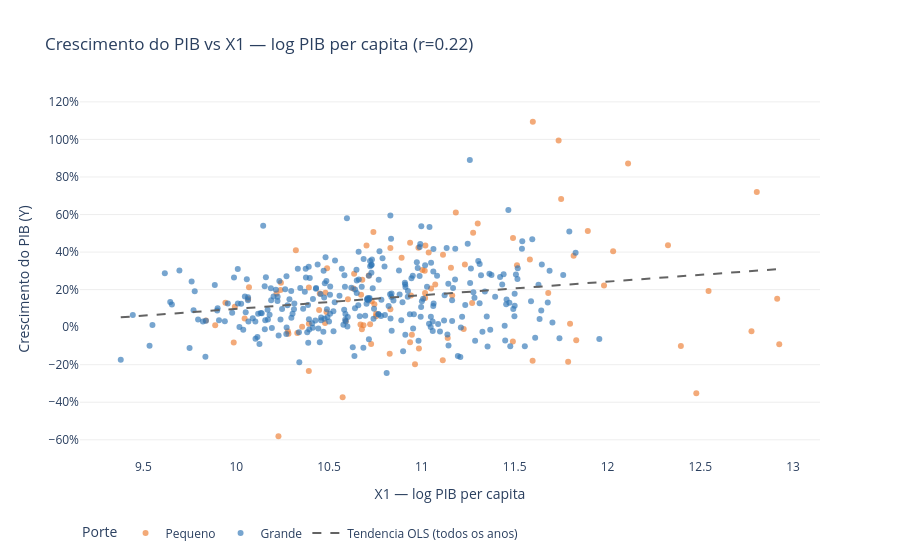
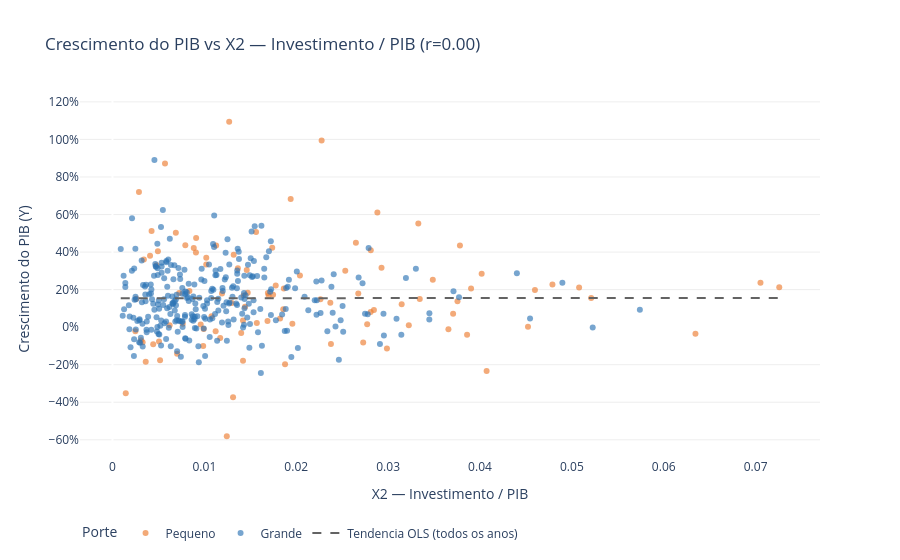

Here is the notebook cell these charts were saved with, in order:
### Code cell
# Scatter: Y vs X1 (log PIB per capita), X2 (investimento/PIB), X7 (distancia capital)
base_sc2 = base.copy()
base_sc2["Porte"] = base_sc2["dummy_pequeno_municipio"].map({0: "Grande", 1: "Pequeno"})

VARS_SCATTER = [
    ("log_pib_per_capita",  "X1 — log PIB per capita"),
    ("investimento_pib",    "X2 — Investimento / PIB"),
    ("distancia_capital_km","X7 — Distancia da capital (km)"),
]

for xvar, xlabel in VARS_SCATTER:
    df_plot = base_sc2.dropna(subset=[xvar, "crescimento_pib"])
    coef = np.polyfit(df_plot[xvar].values, df_plot["crescimento_pib"].values, 1)
    x_rng = np.linspace(df_plot[xvar].min(), df_plot[xvar].max(), 120)
    y_rng = np.polyval(coef, x_rng)
    r = np.corrcoef(df_plot[xvar].values, df_plot["crescimento_pib"].values)[0, 1]

    fig_sc = px.scatter(
        df_plot,
        x=xvar, y="crescimento_pib",
        color="Porte",
        opacity=0.65,
        color_discrete_map={"Grande": "#2E75B6", "Pequeno": "#ED7D31"},
        hover_name="municipio",
        hover_data={"ano": True, xvar: ":.3f", "crescimento_pib": ":.3f", "Porte": False},
        title=f"Crescimento do PIB vs {xlabel} (r={r:.2f})",
        labels={xvar: xlabel, "crescimento_pib": "Crescimento PIB (Y)"},
    )
    fig_sc.add_scatter(
        x=x_rng, y=y_rng,
        mode="lines", name="Tendencia OLS (todos os anos)",
        line=dict(color="#636363", width=2, dash="dash"),
    )
    fig_sc.update_yaxes(tickformat=".0%", gridcolor="#eeeeee")
    fig_sc.update_layout(
        plot_bgcolor="white",
        legend=dict(orientation="h", yanchor="bottom", y=-0.25, xanchor="left", x=0),
        yaxis_title="Crescimento do PIB (Y)",
        xaxis_title=xlabel,
    )
    fig_sc.show()

### Figure 1 — Plotly figure (JSON) as saved in the notebook; plotly's stock layout.template omitted (floating-point values rounded to 4 significant figures; data arrays with more than 128 entries replaced by an {"elided": "..."} marker saying what was removed)
{"data": [{"customdata": {"elided": "100x2 mixed values"}, "hovertemplate": "<b>%{hovertext}</b><br><br>X1 — log PIB per capita=%{x:.3f}<br>Crescimento PIB (Y)=%{y:.3f}<br>ano=%{customdata[0]}<extra></extra>", "hovertext": ["Alcinópolis", "Bandeirantes", "Caracol", "Corguinho", "Douradina", "Figueirão", "Inocência", "Jaraguari", "Jateí", "Juti", "Laguna Carapã", "Novo Horizonte do Sul", "Paraíso das Águas", "Pedro Gomes", "Rio Negro", "Rochedo", "Santa Rita do Pardo", "Selvíria", "Taquarussu", "Vicentina", "Alcinópolis", "Bandeirantes", "Caracol", "Corguinho", "Douradina", "Figueirão", "Inocência", "Jaraguari", "Jateí", "Juti", "Laguna Carapã", "Novo Horizonte do Sul", "Paraíso das Águas", "Pedro Gomes", "Rio Negro", "Rochedo", "Santa Rita do Pardo", "Selvíria", "Taquarussu", "Vicentina", "Alcinópolis", "Bandeirantes", "Caracol", "Corguinho", "Douradina", "Figueirão", "Inocência", "Jaraguari", "Jateí", "Juti", "Laguna Carapã", "Novo Horizonte do Sul", "Paraíso das Águas", "Pedro Gomes", "Rio Negro", "Rochedo", "Santa Rita do Pardo", "Selvíria", "Taquarussu", "Vicentina", "Alcinópolis", "Bandeirantes", "Caracol", "Corguinho", "Douradina", "Figueirão", "Inocência", "Jaraguari", "Jateí", "Juti", "Laguna Carapã", "Novo Horizonte do Sul", "Paraíso das Águas", "Pedro Gomes", "Rio Negro", "Rochedo", "Santa Rita do Pardo", "Selvíria", "Taquarussu", "Vicentina", "Alcinópolis", "Bandeirantes", "Caracol", "Corguinho", "Douradina", "Figueirão", "Inocência", "Jaraguari", "Jateí", "Juti", "Laguna Carapã", "Novo Horizonte do Sul", "Paraíso das Águas", "Pedro Gomes", "Rio Negro", "Rochedo", "Santa Rita do Pardo", "Selvíria", "Taquarussu", "Vicentina"], "legendgroup": "Pequeno", "marker": {"color": "#ED7D31", "opacity": 0.65, "symbol": "circle"}, "mode": "markers", "name": "Pequeno", "orientation": "v", "showlegend": true, "type": "scatter", "x": [10.35, 10.94, 9.887, 9.837, 9.986, 10.45, 11.04, 10.23, 11.23, 10.67, 11.11, 10.75, 11.8, 10.28, 9.992, 10.39, 10.39, 12.78, 10.33, 10.69, 10.7, 11.28, 10.07, 9.942, 10.32, 10.63, 10.57, 10.49, 11.51, 11.02, 11.49, 11.11, 11.98, 10.45, 10.05, 10.71, 10.64, 12.91, 10.74, 10.75, 10.68, 11.58, 10.24, 10.06, 10.48, 10.74, 10.89, 10.83, 11.68, 11.16, 11.89, 11.27, 12.33, 10.48, 10.22, 10.72, 10.98, 12.48, 10.83, 11.02, 11.07, 11.82, 10.68, 10.28, 10.59, 10.73, 10.94, 11.6, 11.6, 10.96, 11.79, 10.95, 12.54, 10.94, 10.39, 11.18, 10.98, 12.8, 10.73, 10.83, 11.16, 11.83, 10.6, 10.24, 10.67, 11.02, 11.74, 11.49, 12.11, 11.23, 12.03, 11.75, 12.4, 11.02, 10.49, 11.14, 11.3, 12.93, 11.0, 11.05], "xaxis": "x", "y": [0.001584, -0.08058, 0.0101, 0.03487, -0.0818, 0.09159, 0.3974, -0.5817, -0.009587, 0.01461, -0.1758, 0.05762, 0.01859, -0.02185, 0.1086, 0.01763, -0.2341, -0.02158, -0.03086, 0.01075, 0.4344, 0.5033, 0.2125, 0.1306, 0.4096, 0.2057, -0.3728, 0.3136, 0.3304, 0.4345, 0.4754, 0.3851, 0.2222, 0.1792, 0.04583, 0.2751, 0.2844, 0.1508, 0.5068, 0.07196, -0.01173, 0.3605, 0.1976, 0.1497, 0.1827, 0.1224, 0.3698, 0.4212, 0.1816, 0.168, 0.5118, 0.1293, 0.4357, 0.02182, 0.179, 0.01566, 0.4224, -0.3519, 0.09581, 0.3004, 0.2271, 0.3804, 0.2525, -0.03499, 0.03305, 0.1376, 0.1681, 1.095, -0.1789, -0.1974, -0.1842, -0.04034, 0.192, 0.4501, 0.2109, 0.6112, -0.1134, 0.7206, -0.08927, -0.1421, 0.3167, -0.07012, 0.1482, 0.2363, 0.1728, 0.1555, 0.9948, -0.07648, 0.8723, 0.334, 0.405, 0.6833, -0.1008, 0.1818, 0.08061, -0.05728, 0.5527, -0.09138, 0.3043, 0.2062], "yaxis": "y"}, {"customdata": {"elided": "295x2 mixed values"}, "hovertemplate": "<b>%{hovertext}</b><br><br>X1 — log PIB per capita=%{x:.3f}<br>Crescimento PIB (Y)=%{y:.3f}<br>ano=%{customdata[0]}<extra></extra>", "hovertext": {"elided": "295 str values"}, "legendgroup": "Grande", "marker": {"color": "#2E75B6", "opacity": 0.65, "symbol": "circle"}, "mode": "markers", "name": "Grande", "orientation": "v", "showlegend": true, "type": "scatter", "x": {"elided": "295 float values"}, "xaxis": "x", "y": {"elided": "295 float values"}, "yaxis": "y"}, {"line": {"color": "#636363", "dash": "dash", "width": 2}, "mode": "lines", "name": "Tendencia OLS (todos os anos)", "type": "scatter", "x": [9.378, 9.408, 9.437, 9.467, 9.497, 9.527, 9.557, 9.586, 9.616, 9.646, 9.676, 9.706, 9.736, 9.765, 9.795, 9.825, 9.855, 9.885, 9.914, 9.944, 9.974, 10.0, 10.03, 10.06, 10.09, 10.12, 10.15, 10.18, 10.21, 10.24, 10.27, 10.3, 10.33, 10.36, 10.39, 10.42, 10.45, 10.48, 10.51, 10.54, 10.57, 10.6, 10.63, 10.66, 10.69, 10.72, 10.75, 10.78, 10.81, 10.84, 10.87, 10.9, 10.93, 10.96, 10.99, 11.02, 11.05, 11.08, 11.11, 11.14, 11.17, 11.2, 11.23, 11.26, 11.29, 11.32, 11.35, 11.38, 11.4, 11.43, 11.46, 11.49, 11.52, 11.55, 11.58, 11.61, 11.64, 11.67, 11.7, 11.73, 11.76, 11.79, 11.82, 11.85, 11.88, 11.91, 11.94, 11.97, 12.0, 12.03, 12.06, 12.09, 12.12, 12.15, 12.18, 12.21, 12.24, 12.27, 12.3, 12.33, 12.36, 12.39, 12.42, 12.45, 12.48, 12.51, 12.54, 12.57, 12.6, 12.63, 12.66, 12.69, 12.72, 12.75, 12.78, 12.81, 12.84, 12.87, 12.9, 12.93], "y": [0.05236, 0.05452, 0.05668, 0.05884, 0.061, 0.06317, 0.06533, 0.06749, 0.06965, 0.07181, 0.07397, 0.07614, 0.0783, 0.08046, 0.08262, 0.08478, 0.08694, 0.08911, 0.09127, 0.09343, 0.09559, 0.09775, 0.09991, 0.1021, 0.1042, 0.1064, 0.1086, 0.1107, 0.1129, 0.115, 0.1172, 0.1194, 0.1215, 0.1237, 0.1259, 0.128, 0.1302, 0.1323, 0.1345, 0.1367, 0.1388, 0.141, 0.1431, 0.1453, 0.1475, 0.1496, 0.1518, 0.154, 0.1561, 0.1583, 0.1604, 0.1626, 0.1648, 0.1669, 0.1691, 0.1712, 0.1734, 0.1756, 0.1777, 0.1799, 0.1821, 0.1842, 0.1864, 0.1885, 0.1907, 0.1929, 0.195, 0.1972, 0.1993, 0.2015, 0.2037, 0.2058, 0.208, 0.2102, 0.2123, 0.2145, 0.2166, 0.2188, 0.221, 0.2231, 0.2253, 0.2274, 0.2296, 0.2318, 0.2339, 0.2361, 0.2383, 0.2404, 0.2426, 0.2447, 0.2469, 0.2491, 0.2512, 0.2534, 0.2555, 0.2577, 0.2599, 0.262, 0.2642, 0.2664, 0.2685, 0.2707, 0.2728, 0.275, 0.2772, 0.2793, 0.2815, 0.2837, 0.2858, 0.288, 0.2901, 0.2923, 0.2945, 0.2966, 0.2988, 0.3009, 0.3031, 0.3053, 0.3074, 0.3096]}], "layout": {"legend": {"orientation": "h", "title": {"text": "Porte"}, "tracegroupgap": 0, "x": 0, "xanchor": "left", "y": -0.25, "yanchor": "bottom"}, "plot_bgcolor": "white", "title": {"text": "Crescimento do PIB vs X1 — log PIB per capita (r=0.22)"}, "xaxis": {"anchor": "y", "domain": [0.0, 1.0], "title": {"text": "X1 — log PIB per capita"}}, "yaxis": {"anchor": "x", "domain": [0.0, 1.0], "gridcolor": "#eeeeee", "tickformat": ".0%", "title": {"text": "Crescimento do PIB (Y)"}}}}

### Figure 2 — Plotly figure (JSON) as saved in the notebook; plotly's stock layout.template omitted (floating-point values rounded to 4 significant figures; data arrays with more than 128 entries replaced by an {"elided": "..."} marker saying what was removed)
{"data": [{"customdata": {"elided": "100x2 mixed values"}, "hovertemplate": "<b>%{hovertext}</b><br><br>X2 — Investimento / PIB=%{x:.3f}<br>Crescimento PIB (Y)=%{y:.3f}<br>ano=%{customdata[0]}<extra></extra>", "hovertext": ["Alcinópolis", "Bandeirantes", "Caracol", "Corguinho", "Douradina", "Figueirão", "Inocência", "Jaraguari", "Jateí", "Juti", "Laguna Carapã", "Novo Horizonte do Sul", "Paraíso das Águas", "Pedro Gomes", "Rio Negro", "Rochedo", "Santa Rita do Pardo", "Selvíria", "Taquarussu", "Vicentina", "Alcinópolis", "Bandeirantes", "Caracol", "Corguinho", "Douradina", "Figueirão", "Inocência", "Jaraguari", "Jateí", "Juti", "Laguna Carapã", "Novo Horizonte do Sul", "Paraíso das Águas", "Pedro Gomes", "Rio Negro", "Rochedo", "Santa Rita do Pardo", "Selvíria", "Taquarussu", "Vicentina", "Alcinópolis", "Bandeirantes", "Caracol", "Corguinho", "Douradina", "Figueirão", "Inocência", "Jaraguari", "Jateí", "Juti", "Laguna Carapã", "Novo Horizonte do Sul", "Paraíso das Águas", "Pedro Gomes", "Rio Negro", "Rochedo", "Santa Rita do Pardo", "Selvíria", "Taquarussu", "Vicentina", "Alcinópolis", "Bandeirantes", "Caracol", "Corguinho", "Douradina", "Figueirão", "Inocência", "Jaraguari", "Jateí", "Juti", "Laguna Carapã", "Novo Horizonte do Sul", "Paraíso das Águas", "Pedro Gomes", "Rio Negro", "Rochedo", "Santa Rita do Pardo", "Selvíria", "Taquarussu", "Vicentina", "Alcinópolis", "Bandeirantes", "Caracol", "Corguinho", "Douradina", "Figueirão", "Inocência", "Jaraguari", "Jateí", "Juti", "Laguna Carapã", "Novo Horizonte do Sul", "Paraíso das Águas", "Pedro Gomes", "Rio Negro", "Rochedo", "Santa Rita do Pardo", "Selvíria", "Taquarussu", "Vicentina"], "legendgroup": "Pequeno", "marker": {"color": "#ED7D31", "opacity": 0.65, "symbol": "circle"}, "mode": "markers", "name": "Pequeno", "orientation": "v", "showlegend": true, "type": "scatter", "x": [0.04522, 0.003285, 0.03225, 0.0142, 0.02729, 0.02846, 0.009084, 0.01244, 0.009924, 0.009599, 0.00518, 0.01078, 0.01958, 0.01123, 0.01443, 0.007647, 0.04072, 0.002491, 0.01401, 0.006225, 0.03782, 0.006897, 0.07257, 0.02371, 0.02811, 0.03903, 0.01312, 0.01365, 0.004786, 0.01128, 0.009105, 0.01319, 0.01777, 0.01192, 0.01824, 0.0204, 0.04018, 0.002592, 0.01563, 0.03707, 0.03656, 0.003419, 0.04598, 0.03345, 0.01472, 0.03147, 0.01021, 0.008847, 0.007267, 0.01428, 0.004256, 0.01298, 0.00793, 0.01571, 0.02675, 0.02772, 0.01739, 0.001446, 0.01858, 0.02534, 0.04788, 0.00409, 0.03486, 0.06345, 0.01687, 0.03755, 0.017, 0.0127, 0.01421, 0.01878, 0.003619, 0.03859, 0.008374, 0.02649, 0.05079, 0.02883, 0.02987, 0.002883, 0.02378, 0.007035, 0.02928, 0.003122, 0.02264, 0.07053, 0.01748, 0.0521, 0.02276, 0.005064, 0.005717, 0.01021, 0.004945, 0.01939, 0.009875, 0.01692, 0.0281, 0.01172, 0.03329, 0.004433, 0.01461, 0.01865], "xaxis": "x", "y": [0.001584, -0.08058, 0.0101, 0.03487, -0.0818, 0.09159, 0.3974, -0.5817, -0.009587, 0.01461, -0.1758, 0.05762, 0.01859, -0.02185, 0.1086, 0.01763, -0.2341, -0.02158, -0.03086, 0.01075, 0.4344, 0.5033, 0.2125, 0.1306, 0.4096, 0.2057, -0.3728, 0.3136, 0.3304, 0.4345, 0.4754, 0.3851, 0.2222, 0.1792, 0.04583, 0.2751, 0.2844, 0.1508, 0.5068, 0.07196, -0.01173, 0.3605, 0.1976, 0.1497, 0.1827, 0.1224, 0.3698, 0.4212, 0.1816, 0.168, 0.5118, 0.1293, 0.4357, 0.02182, 0.179, 0.01566, 0.4224, -0.3519, 0.09581, 0.3004, 0.2271, 0.3804, 0.2525, -0.03499, 0.03305, 0.1376, 0.1681, 1.095, -0.1789, -0.1974, -0.1842, -0.04034, 0.192, 0.4501, 0.2109, 0.6112, -0.1134, 0.7206, -0.08927, -0.1421, 0.3167, -0.07012, 0.1482, 0.2363, 0.1728, 0.1555, 0.9948, -0.07648, 0.8723, 0.334, 0.405, 0.6833, -0.1008, 0.1818, 0.08061, -0.05728, 0.5527, -0.09138, 0.3043, 0.2062], "yaxis": "y"}, {"customdata": {"elided": "295x2 mixed values"}, "hovertemplate": "<b>%{hovertext}</b><br><br>X2 — Investimento / PIB=%{x:.3f}<br>Crescimento PIB (Y)=%{y:.3f}<br>ano=%{customdata[0]}<extra></extra>", "hovertext": {"elided": "295 str values"}, "legendgroup": "Grande", "marker": {"color": "#2E75B6", "opacity": 0.65, "symbol": "circle"}, "mode": "markers", "name": "Grande", "orientation": "v", "showlegend": true, "type": "scatter", "x": {"elided": "295 float values"}, "xaxis": "x", "y": {"elided": "295 float values"}, "yaxis": "y"}, {"line": {"color": "#636363", "dash": "dash", "width": 2}, "mode": "lines", "name": "Tendencia OLS (todos os anos)", "type": "scatter", "x": [0.0009011, 0.001503, 0.002106, 0.002708, 0.00331, 0.003912, 0.004515, 0.005117, 0.005719, 0.006321, 0.006924, 0.007526, 0.008128, 0.00873, 0.009333, 0.009935, 0.01054, 0.01114, 0.01174, 0.01234, 0.01295, 0.01355, 0.01415, 0.01475, 0.01536, 0.01596, 0.01656, 0.01716, 0.01776, 0.01837, 0.01897, 0.01957, 0.02017, 0.02078, 0.02138, 0.02198, 0.02258, 0.02318, 0.02379, 0.02439, 0.02499, 0.02559, 0.0262, 0.0268, 0.0274, 0.028, 0.0286, 0.02921, 0.02981, 0.03041, 0.03101, 0.03162, 0.03222, 0.03282, 0.03342, 0.03402, 0.03463, 0.03523, 0.03583, 0.03643, 0.03704, 0.03764, 0.03824, 0.03884, 0.03945, 0.04005, 0.04065, 0.04125, 0.04185, 0.04246, 0.04306, 0.04366, 0.04426, 0.04487, 0.04547, 0.04607, 0.04667, 0.04727, 0.04788, 0.04848, 0.04908, 0.04968, 0.05029, 0.05089, 0.05149, 0.05209, 0.05269, 0.0533, 0.0539, 0.0545, 0.0551, 0.05571, 0.05631, 0.05691, 0.05751, 0.05812, 0.05872, 0.05932, 0.05992, 0.06052, 0.06113, 0.06173, 0.06233, 0.06293, 0.06354, 0.06414, 0.06474, 0.06534, 0.06594, 0.06655, 0.06715, 0.06775, 0.06835, 0.06896, 0.06956, 0.07016, 0.07076, 0.07136, 0.07197, 0.07257], "y": [0.1543, 0.1543, 0.1543, 0.1543, 0.1543, 0.1543, 0.1543, 0.1543, 0.1544, 0.1544, 0.1544, 0.1544, 0.1544, 0.1544, 0.1544, 0.1544, 0.1544, 0.1544, 0.1544, 0.1545, 0.1545, 0.1545, 0.1545, 0.1545, 0.1545, 0.1545, 0.1545, 0.1545, 0.1545, 0.1545, 0.1545, 0.1546, 0.1546, 0.1546, 0.1546, 0.1546, 0.1546, 0.1546, 0.1546, 0.1546, 0.1546, 0.1546, 0.1547, 0.1547, 0.1547, 0.1547, 0.1547, 0.1547, 0.1547, 0.1547, 0.1547, 0.1547, 0.1547, 0.1548, 0.1548, 0.1548, 0.1548, 0.1548, 0.1548, 0.1548, 0.1548, 0.1548, 0.1548, 0.1548, 0.1548, 0.1549, 0.1549, 0.1549, 0.1549, 0.1549, 0.1549, 0.1549, 0.1549, 0.1549, 0.1549, 0.1549, 0.155, 0.155, 0.155, 0.155, 0.155, 0.155, 0.155, 0.155, 0.155, 0.155, 0.155, 0.1551, 0.1551, 0.1551, 0.1551, 0.1551, 0.1551, 0.1551, 0.1551, 0.1551, 0.1551, 0.1551, 0.1551, 0.1552, 0.1552, 0.1552, 0.1552, 0.1552, 0.1552, 0.1552, 0.1552, 0.1552, 0.1552, 0.1552, 0.1553, 0.1553, 0.1553, 0.1553, 0.1553, 0.1553, 0.1553, 0.1553, 0.1553, 0.1553]}], "layout": {"legend": {"orientation": "h", "title": {"text": "Porte"}, "tracegroupgap": 0, "x": 0, "xanchor": "left", "y": -0.25, "yanchor": "bottom"}, "plot_bgcolor": "white", "title": {"text": "Crescimento do PIB vs X2 — Investimento / PIB (r=0.00)"}, "xaxis": {"anchor": "y", "domain": [0.0, 1.0], "title": {"text": "X2 — Investimento / PIB"}}, "yaxis": {"anchor": "x", "domain": [0.0, 1.0], "gridcolor": "#eeeeee", "tickformat": ".0%", "title": {"text": "Crescimento do PIB (Y)"}}}}
